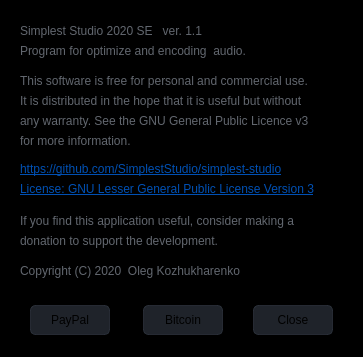
<?xml version="1.0" encoding="UTF-8"?>
<ui version="4.0">
 <class>About</class>
 <widget class="QDialog" name="About">
  <property name="windowModality">
   <enum>Qt::WindowModal</enum>
  </property>
  <property name="geometry">
   <rect>
    <x>0</x>
    <y>0</y>
    <width>363</width>
    <height>357</height>
   </rect>
  </property>
  <property name="minimumSize">
   <size>
    <width>363</width>
    <height>357</height>
   </size>
  </property>
  <property name="maximumSize">
   <size>
    <width>363</width>
    <height>357</height>
   </size>
  </property>
  <property name="windowTitle">
   <string>About</string>
  </property>
  <property name="windowIcon">
   <iconset resource="files.qrc">
    <normaloff>:/20x20/icons/20x20/cil-comment-bubble.png</normaloff>:/20x20/icons/20x20/cil-comment-bubble.png</iconset>
  </property>
  <widget class="QFrame" name="frame_main">
   <property name="geometry">
    <rect>
     <x>0</x>
     <y>0</y>
     <width>363</width>
     <height>357</height>
    </rect>
   </property>
   <property name="minimumSize">
    <size>
     <width>363</width>
     <height>357</height>
    </size>
   </property>
   <property name="maximumSize">
    <size>
     <width>363</width>
     <height>357</height>
    </size>
   </property>
   <property name="styleSheet">
    <string notr="true">QFrame{
	background-color: rgb(0, 0, 0);
}

/* LINE EDIT */
QLineEdit {
	color: rgb(98, 103, 111);	
	background-color: rgb(27, 29, 35);
	border-radius: 5px;
	border: 2px solid rgb(27, 29, 35);
	padding-left: 10px;
}
QLineEdit:hover {
	border: 2px solid rgb(64, 71, 88);
}
QLineEdit:focus {
	border: 2px solid rgb(91, 101, 124);
}


/* SCROLL BARS */
QScrollBar:horizontal {
    border: none;
    background: rgb(52, 59, 72);
    height: 14px;
    margin: 0px 21px 0 21px;
	border-radius: 0px;
}
QScrollBar::handle:horizontal {
    background: rgb(85, 170, 255);
    min-width: 25px;
	border-radius: 7px
}
QScrollBar::add-line:horizontal {
    border: none;
    background: rgb(55, 63, 77);
    width: 20px;
	border-top-right-radius: 7px;
    border-bottom-right-radius: 7px;
    subcontrol-position: right;
    subcontrol-origin: margin;
}
QScrollBar::sub-line:horizontal {
    border: none;
    background: rgb(55, 63, 77);
    width: 20px;
	border-top-left-radius: 7px;
    border-bottom-left-radius: 7px;
    subcontrol-position: left;
    subcontrol-origin: margin;
}
QScrollBar::up-arrow:horizontal, QScrollBar::down-arrow:horizontal
{
     background: none;
}
QScrollBar::add-page:horizontal, QScrollBar::sub-page:horizontal
{
     background: none;
}
 QScrollBar:vertical {
	border: none;
    background: rgb(52, 59, 72);
    width: 14px;
    margin: 21px 0 21px 0;
	border-radius: 0px;
 }
 QScrollBar::handle:vertical {	
	background: rgb(85, 170, 255);
    min-height: 25px;
	border-radius: 7px
 }
 QScrollBar::add-line:vertical {
     border: none;
    background: rgb(55, 63, 77);
     height: 20px;
	border-bottom-left-radius: 7px;
    border-bottom-right-radius: 7px;
     subcontrol-position: bottom;
     subcontrol-origin: margin;
 }
 QScrollBar::sub-line:vertical {
	border: none;
    background: rgb(55, 63, 77);
     height: 20px;
	border-top-left-radius: 7px;
    border-top-right-radius: 7px;
     subcontrol-position: top;
     subcontrol-origin: margin;
 }
 QScrollBar::up-arrow:vertical, QScrollBar::down-arrow:vertical {
     background: none;
 }

 QScrollBar::add-page:vertical, QScrollBar::sub-page:vertical {
     background: none;
 }


/* COMBOBOX */
QComboBox{
	color: rgb(210, 210, 210);
	background-color: rgb(27, 29, 35);
	border-radius: 5px;
	border: 2px solid rgb(27, 29, 35);
	padding: 5px;
	padding-left: 10px;
}
QComboBox:disabled{
	color: rgb(98, 103, 111);
	background-color: rgb(27, 29, 35);
	border-radius: 5px;
	border: 2px solid rgb(27, 29, 35);
	padding: 5px;
	padding-left: 10px;
}
QComboBox:hover{
	border: 2px solid rgb(64, 71, 88);
}
QComboBox::drop-down {
	subcontrol-origin: padding;
	subcontrol-position: top right;
	width: 25px; 
	border-left-width: 3px;
	border-left-color: rgba(39, 44, 54, 150);
	border-left-style: solid;
	border-top-right-radius: 3px;
	border-bottom-right-radius: 3px;	
	background-image: url(:/16x16/icons/16x16/cil-arrow-bottom.png);
	background-position: center;
	background-repeat: no-reperat;
 }
QComboBox QAbstractItemView {
	color: rgb(85, 170, 255);	
	background-color: rgb(27, 29, 35);
	padding: 10px;
	selection-background-color: rgb(39, 44, 54);
}

/* SLIDERS */
QSlider::groove:horizontal {
    border-radius: 9px;
    height: 18px;
	margin: 0px;
	background-color: rgb(52, 59, 72);
}
QSlider::groove:horizontal:hover {
	background-color: rgb(55, 62, 76);
}
QSlider::handle:horizontal {
    background-color: rgb(85, 170, 255);
    border: none;
    height: 18px;
    width: 18px;
    margin: 0px;
	border-radius: 9px;
}
QSlider::handle:horizontal:hover {
    background-color: rgb(105, 180, 255);
}
QSlider::handle:horizontal:pressed {
    background-color: rgb(65, 130, 195);
}

QSlider::groove:vertical {
    border-radius: 9px;
    width: 18px;
    margin: 0px;
	background-color: rgb(52, 59, 72);
}
QSlider::groove:vertical:hover {
	background-color: rgb(55, 62, 76);
}
QSlider::handle:vertical {
    background-color: rgb(85, 170, 255);
	border: none;
    height: 18px;
    width: 18px;
    margin: 0px;
	border-radius: 9px;
}
QSlider::handle:vertical:hover {
    background-color: rgb(105, 180, 255);
}
QSlider::handle:vertical:pressed {
    background-color: rgb(65, 130, 195);
}</string>
   </property>
   <property name="frameShape">
    <enum>QFrame::NoFrame</enum>
   </property>
   <property name="frameShadow">
    <enum>QFrame::Raised</enum>
   </property>
   <widget class="QLabel" name="label_12">
    <property name="enabled">
     <bool>true</bool>
    </property>
    <property name="geometry">
     <rect>
      <x>20</x>
      <y>180</y>
      <width>331</width>
      <height>18</height>
     </rect>
    </property>
    <property name="font">
     <font>
      <underline>true</underline>
     </font>
    </property>
    <property name="styleSheet">
     <string notr="true">color: rgb(0, 80, 180);</string>
    </property>
    <property name="frameShape">
     <enum>QFrame::NoFrame</enum>
    </property>
    <property name="text">
     <string>License: GNU Lesser General Public License Version 3</string>
    </property>
    <property name="textFormat">
     <enum>Qt::RichText</enum>
    </property>
    <property name="openExternalLinks">
     <bool>true</bool>
    </property>
    <property name="textInteractionFlags">
     <set>Qt::TextBrowserInteraction</set>
    </property>
   </widget>
   <widget class="QPushButton" name="toolButton_6">
    <property name="enabled">
     <bool>true</bool>
    </property>
    <property name="geometry">
     <rect>
      <x>253</x>
      <y>305</y>
      <width>80</width>
      <height>30</height>
     </rect>
    </property>
    <property name="sizePolicy">
     <sizepolicy hsizetype="Fixed" vsizetype="Fixed">
      <horstretch>0</horstretch>
      <verstretch>0</verstretch>
     </sizepolicy>
    </property>
    <property name="minimumSize">
     <size>
      <width>80</width>
      <height>30</height>
     </size>
    </property>
    <property name="font">
     <font>
      <pointsize>9</pointsize>
     </font>
    </property>
    <property name="styleSheet">
     <string notr="true">QPushButton {
	border: 1px solid rgba(52, 59, 72, 150);
	border-radius: 5px;	
	background-color: rgba(52, 59, 72, 150);
}
QPushButton:hover {
	background-color: rgb(57, 65, 80);
	border: 1px solid rgb(61, 70, 86);
}
QPushButton:pressed {	
	background-color: rgb(35, 40, 49);
	border: 1px solid rgb(43, 50, 61);
}</string>
    </property>
    <property name="text">
     <string>Close</string>
    </property>
   </widget>
   <widget class="QLabel" name="label_credits_15">
    <property name="geometry">
     <rect>
      <x>20</x>
      <y>20</y>
      <width>241</width>
      <height>21</height>
     </rect>
    </property>
    <property name="styleSheet">
     <string notr="true">color: rgb(98, 103, 111);</string>
    </property>
    <property name="text">
     <string>Simplest Studio 2020 SE   ver. 1.1</string>
    </property>
   </widget>
   <widget class="QLabel" name="label_credits_18">
    <property name="geometry">
     <rect>
      <x>20</x>
      <y>260</y>
      <width>311</width>
      <height>21</height>
     </rect>
    </property>
    <property name="styleSheet">
     <string notr="true">color: rgb(98, 103, 111);</string>
    </property>
    <property name="text">
     <string>Copyright (C) 2020  Oleg Kozhukharenko </string>
    </property>
   </widget>
   <widget class="QLabel" name="label_11">
    <property name="enabled">
     <bool>true</bool>
    </property>
    <property name="geometry">
     <rect>
      <x>20</x>
      <y>160</y>
      <width>321</width>
      <height>18</height>
     </rect>
    </property>
    <property name="font">
     <font>
      <underline>true</underline>
     </font>
    </property>
    <property name="styleSheet">
     <string notr="true">color: rgb(0, 80, 180);</string>
    </property>
    <property name="frameShape">
     <enum>QFrame::NoFrame</enum>
    </property>
    <property name="text">
     <string>https://github.com/SimplestStudio/simplest-studio</string>
    </property>
    <property name="textFormat">
     <enum>Qt::RichText</enum>
    </property>
    <property name="openExternalLinks">
     <bool>true</bool>
    </property>
    <property name="textInteractionFlags">
     <set>Qt::TextBrowserInteraction</set>
    </property>
   </widget>
   <widget class="QLabel" name="label_credits_17">
    <property name="geometry">
     <rect>
      <x>20</x>
      <y>40</y>
      <width>271</width>
      <height>21</height>
     </rect>
    </property>
    <property name="styleSheet">
     <string notr="true">color: rgb(98, 103, 111);</string>
    </property>
    <property name="text">
     <string>Program for optimize and encoding  audio.</string>
    </property>
   </widget>
   <widget class="QLabel" name="label_credits_19">
    <property name="geometry">
     <rect>
      <x>20</x>
      <y>130</y>
      <width>331</width>
      <height>21</height>
     </rect>
    </property>
    <property name="styleSheet">
     <string notr="true">color: rgb(98, 103, 111);</string>
    </property>
    <property name="text">
     <string>for more information.</string>
    </property>
   </widget>
   <widget class="QLabel" name="label_credits_20">
    <property name="geometry">
     <rect>
      <x>20</x>
      <y>90</y>
      <width>331</width>
      <height>21</height>
     </rect>
    </property>
    <property name="styleSheet">
     <string notr="true">color: rgb(98, 103, 111);</string>
    </property>
    <property name="text">
     <string>It is distributed in the hope that it is useful but without</string>
    </property>
   </widget>
   <widget class="QLabel" name="label_credits_21">
    <property name="geometry">
     <rect>
      <x>20</x>
      <y>70</y>
      <width>331</width>
      <height>21</height>
     </rect>
    </property>
    <property name="styleSheet">
     <string notr="true">color: rgb(98, 103, 111);</string>
    </property>
    <property name="text">
     <string>This software is free for personal and commercial use.</string>
    </property>
   </widget>
   <widget class="QLabel" name="label_credits_22">
    <property name="geometry">
     <rect>
      <x>20</x>
      <y>110</y>
      <width>331</width>
      <height>21</height>
     </rect>
    </property>
    <property name="styleSheet">
     <string notr="true">color: rgb(98, 103, 111);</string>
    </property>
    <property name="text">
     <string>any warranty. See the GNU General Public Licence v3 </string>
    </property>
   </widget>
   <widget class="QPushButton" name="toolButton_8">
    <property name="enabled">
     <bool>true</bool>
    </property>
    <property name="geometry">
     <rect>
      <x>143</x>
      <y>305</y>
      <width>80</width>
      <height>30</height>
     </rect>
    </property>
    <property name="sizePolicy">
     <sizepolicy hsizetype="Fixed" vsizetype="Fixed">
      <horstretch>0</horstretch>
      <verstretch>0</verstretch>
     </sizepolicy>
    </property>
    <property name="minimumSize">
     <size>
      <width>80</width>
      <height>30</height>
     </size>
    </property>
    <property name="font">
     <font>
      <pointsize>9</pointsize>
     </font>
    </property>
    <property name="styleSheet">
     <string notr="true">QPushButton {
	border: 1px solid rgba(52, 59, 72, 150);
	border-radius: 5px;	
	background-color: rgba(52, 59, 72, 150);
}
QPushButton:hover {
	background-color: rgb(57, 65, 80);
	border: 1px solid rgb(61, 70, 86);
}
QPushButton:pressed {	
	background-color: rgb(35, 40, 49);
	border: 1px solid rgb(43, 50, 61);
}</string>
    </property>
    <property name="text">
     <string>Bitcoin</string>
    </property>
   </widget>
   <widget class="QLabel" name="label_credits_23">
    <property name="geometry">
     <rect>
      <x>20</x>
      <y>210</y>
      <width>331</width>
      <height>21</height>
     </rect>
    </property>
    <property name="styleSheet">
     <string notr="true">color: rgb(98, 103, 111);</string>
    </property>
    <property name="text">
     <string>If you find this application useful, consider making a</string>
    </property>
   </widget>
   <widget class="QLabel" name="label_credits_24">
    <property name="geometry">
     <rect>
      <x>20</x>
      <y>230</y>
      <width>331</width>
      <height>21</height>
     </rect>
    </property>
    <property name="styleSheet">
     <string notr="true">color: rgb(98, 103, 111);</string>
    </property>
    <property name="text">
     <string>donation to support the development. </string>
    </property>
   </widget>
   <widget class="QPushButton" name="toolButton_7">
    <property name="enabled">
     <bool>true</bool>
    </property>
    <property name="geometry">
     <rect>
      <x>30</x>
      <y>305</y>
      <width>80</width>
      <height>30</height>
     </rect>
    </property>
    <property name="sizePolicy">
     <sizepolicy hsizetype="Fixed" vsizetype="Fixed">
      <horstretch>0</horstretch>
      <verstretch>0</verstretch>
     </sizepolicy>
    </property>
    <property name="minimumSize">
     <size>
      <width>80</width>
      <height>30</height>
     </size>
    </property>
    <property name="font">
     <font>
      <pointsize>9</pointsize>
     </font>
    </property>
    <property name="styleSheet">
     <string notr="true">QPushButton {
	border: 1px solid rgba(52, 59, 72, 150);
	border-radius: 5px;	
	background-color: rgba(52, 59, 72, 150);
}
QPushButton:hover {
	background-color: rgb(57, 65, 80);
	border: 1px solid rgb(61, 70, 86);
}
QPushButton:pressed {	
	background-color: rgb(35, 40, 49);
	border: 1px solid rgb(43, 50, 61);
}</string>
    </property>
    <property name="text">
     <string>PayPal</string>
    </property>
   </widget>
  </widget>
 </widget>
 <resources>
  <include location="files.qrc"/>
 </resources>
 <connections/>
</ui>
